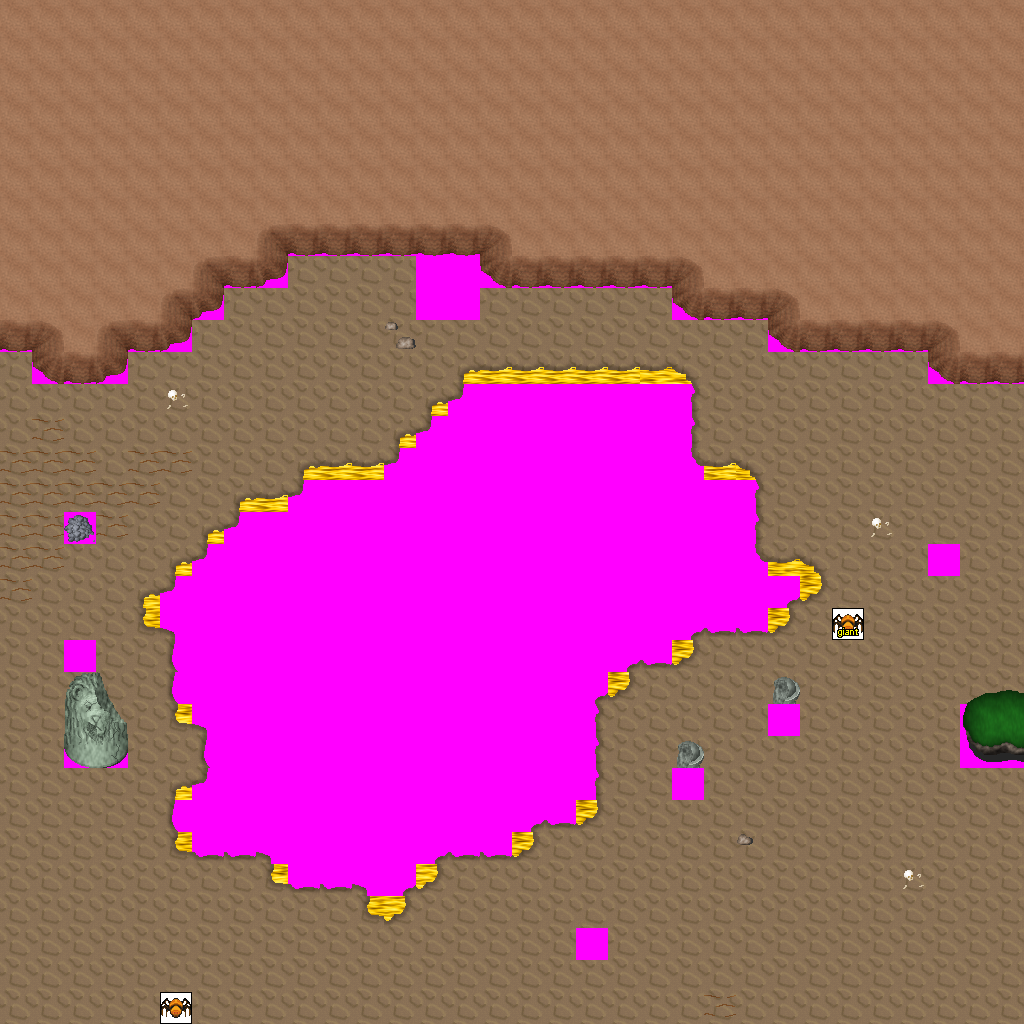

Rendered tile map (Tiled .tmx) drawn with the repository's tilesets; below, a short description and the map source with its tile grids summarised:
An orthogonal 32x32 tile map with 32x32 px tiles, 7 tile layers (Ground, Objects, Above, Walkable, ...), 15 tilesets and 8 objects (4x newmap, from_west_0, from_west_1, from_east_0, from_north_0).

<map version="1.0" orientation="orthogonal" width="32" height="32" tilewidth="32" tileheight="32">
 <tileset firstgid="1" name="ground_brown" tilewidth="32" tileheight="32">
  <image source="../drawable/ground_brown.png" width="160" height="32" />
 </tileset>
 <tileset firstgid="6" name="ground_rock_rocks_2" tilewidth="32" tileheight="32">
  <image source="../drawable/ground_rock_rocks_2.png" width="64" height="64" />
 </tileset>
 <tileset firstgid="10" name="item_corpse_skull_pale" tilewidth="32" tileheight="32">
  <image source="../drawable/item_corpse_skull_pale.png" width="64" height="32" />
 </tileset>
 <tileset firstgid="12" name="ground_grass_edges" tilewidth="32" tileheight="32">
  <image source="../drawable/ground_grass_edges.png" width="384" height="96" />
 </tileset>
 <tileset firstgid="48" name="ground_brown_edges" tilewidth="32" tileheight="32">
  <image source="../drawable/ground_brown_edges.png" width="192" height="96" />
 </tileset>
 <tileset firstgid="66" name="ground_brown_corners" tilewidth="32" tileheight="32">
  <image source="../drawable/ground_brown_corners.png" width="128" height="64" />
 </tileset>
 <tileset firstgid="74" name="ground_water_golden_whirlpool" tilewidth="32" tileheight="32">
  <image source="../drawable/ground_water_golden_whirlpool.png" width="128" height="96" />
 </tileset>
 <tileset firstgid="86" name="ground_rock_mossy_boulder" tilewidth="32" tileheight="32">
  <image source="../drawable/ground_rock_mossy_boulder.png" width="96" height="96" />
 </tileset>
 <tileset firstgid="95" name="ground_rock_pebbles" tilewidth="32" tileheight="32">
  <image source="../drawable/ground_rock_pebbles.png" width="32" height="96" />
 </tileset>
 <tileset firstgid="98" name="item_statue_broken_green_column" tilewidth="32" tileheight="32">
  <image source="../drawable/item_statue_broken_green_column.png" width="32" height="64" />
 </tileset>
 <tileset firstgid="100" name="item_statue_broken_lion" tilewidth="32" tileheight="32">
  <image source="../drawable/item_statue_broken_lion.png" width="64" height="96" />
 </tileset>
 <tileset firstgid="106" name="ground_rock_large_boulder" tilewidth="32" tileheight="32">
  <image source="../drawable/ground_rock_large_boulder.png" width="96" height="96" />
 </tileset>
 <tileset firstgid="115" name="logic_creature_spider" tilewidth="32" tileheight="32">
  <image source="../drawable/logic_creature_spider.png" width="96" height="32" />
 </tileset>
 <tileset firstgid="118" name="building_wall_int_sandstone" tilewidth="32" tileheight="32">
  <image source="../drawable/building_wall_int_sandstone.png" width="96" height="160" />
 </tileset>
 <tileset firstgid="133" name="walkable_sentinel" tilewidth="32" tileheight="32">
  <image source="../drawable/walkable_sentinel.png" width="32" height="32" />
 </tileset>
 <layer name="Ground" width="32" height="32">
  <data>[1024 cells, 1024 non-empty, 6 distinct tile ids]</data>
 </layer>
 <layer name="Objects" width="32" height="32">
  <data>[1024 cells, 14 non-empty, 9 distinct tile ids]</data>
 </layer>
 <layer name="Above" width="32" height="32">
  <data>[1024 cells, 8 non-empty, 7 distinct tile ids]</data>
 </layer>
 <layer name="Walkable" width="32" height="32">
  <data>[1024 cells, 548 non-empty, 1 distinct tile ids]</data>
 </layer>
 <layer name="Objects_stendhal" width="32" height="32">
  <data>[1024 cells, 425 non-empty, 28 distinct tile ids]</data>
 </layer>
 <layer name="Above_stendhal" width="32" height="32">
  <data>[1024 cells, 0 non-empty, 0 distinct tile ids]</data>
 </layer>
 <layer name="Objects_stendhal2" width="32" height="32">
  <data>[1024 cells, 2 non-empty, 2 distinct tile ids]</data>
 </layer>
 <objectgroup name="Mapevents" width="32" height="32">
  <object name="exit_east_0" type="newmap" x="992" y="384" width="32" height="320">
   <properties>
    <property name="map" value="level_1_fado_great_cave_n_e2_x2_y0" />
    <property name="place" value="from_east_0" />
   </properties>
  </object>
  <object name="exit_east_1" type="newmap" x="992" y="768" width="32" height="256">
   <properties>
    <property name="map" value="level_1_fado_great_cave_n_e2_x2_y0" />
    <property name="place" value="from_east_1" />
   </properties>
  </object>
  <object name="exit_west_0" type="newmap" x="0" y="416" width="32" height="608">
   <properties>
    <property name="map" value="level_1_fado_great_cave_n_e2_x0_y0" />
    <property name="place" value="from_west_0" />
   </properties>
  </object>
  <object name="exit_south_0" type="newmap" x="0" y="992" width="1024" height="32">
   <properties>
    <property name="map" value="level_1_fado_great_cave_n_e2_x1_y1" />
    <property name="place" value="from_south_0" />
   </properties>
  </object>
 </objectgroup>
 <objectgroup name="Spawn" width="32" height="32">
  <object name="from_west_0" x="992" y="544" width="32" height="32" />
  <object name="from_west_1" x="992" y="896" width="32" height="32" />
  <object name="from_east_0" x="0" y="704" width="32" height="32" />
  <object name="from_north_0" x="512" y="992" width="32" height="32" />
 </objectgroup>
 <objectgroup name="Keys" width="32" height="32" />
 <objectgroup name="Replace" width="32" height="32" />
</map>
